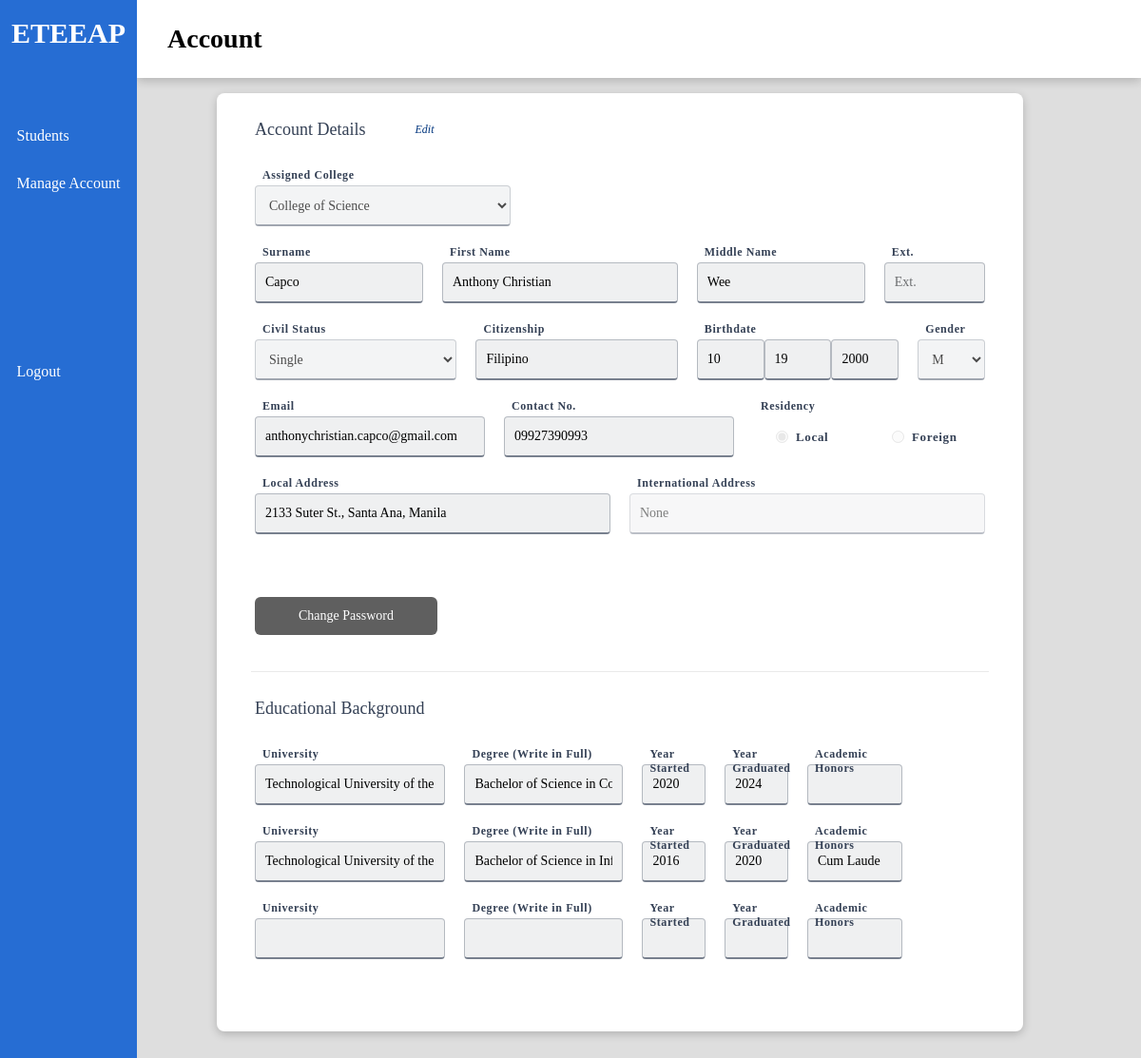
The page /index/account (signed in) on the database its author committed.
### models.py (models this page shows)
class User(db.Model):
    __tablename__ = "users"
    id = db.Column("id", db.Integer, primary_key=True)
    username = db.Column("username", db.String(64), unique=True, nullable=False)
    f_name = db.Column("f_name", db.String(64))
    m_name = db.Column("m_name", db.String(64))
    l_name = db.Column("l_name", db.String(64))
    ext_name = db.Column("ext_name", db.String(5))
    civil_status = db.Column("civil_status", db.Enum('Single', 'Married', 'Legally Separated', 'Widowed'))
    citizenship = db.Column("citizenship", db.String(20))
    birthyear = db.Column("birthyear", db.Integer)
    birthmonth = db.Column("birthmonth", db.Integer)
    birthday = db.Column("birthday", db.Integer)
    gender = db.Column("gender", db.Enum('M', 'F'))
    email = db.Column("email", db.String(64))
    contact_no = db.Column("contact_no", db.String(64))
    residency = db.Column("residency", db.Enum('local', 'foreign'), default='local')
    local_address = db.Column("local_address", db.String(100))
    foreign_address = db.Column("foreign_address", db.String(100))
    password = db.Column("password", db.String(64), nullable=False)
    user_type = db.Column(db.Enum('admin', 'instructor', 'student'), nullable=False)
    ft_login = db.Column("ft_login", db.Boolean, default=True)
    reset_password = db.Column("reset_password", db.Boolean, default=False)

### views.py (the view)
@views.route('/account', methods=['GET', 'POST'])
def account():
    views = user_views[g.user]
    data = db.get_account_details(session.get('id'))
    account_form = UserAccountForm(data=data)
    pass_form = ChangePasswordForm()
    if session.get('user') == 'instructor':
        educational_backgrounds = db.get_educational_background(session.get('id'))
        for e in educational_backgrounds:
            e_form = EducationalBackgroundForm()
            e_form.id.data = e['id']
            e_form.school.data = e['school']
            e_form.degree.data = e['degree']
            e_form.start_year.data = e['start_year']
            e_form.end_year.data = e['end_year']
            e_form.academic_honors.data = e['academic_honors']
            account_form.educational_backgrounds.append_entry(e_form.data)
    user_type = session.get('user')
    return render_template('account.html', page="Account", account_form=account_form, pass_form=pass_form, data=data, user_type=user_type, views=views)

### forms.py
class EducationalBackgroundForm(FlaskForm):
    id = HiddenField()
    school = StringField('University')
    degree = StringField('Degree (Write in Full)')
    start_year = IntegerField('Year Started')
    end_year = IntegerField('Year Graduated')
    academic_honors = StringField('Academic Honors')
    submit = SubmitField("Add")
    update = SubmitField("Update")

### db_functions.py (called while the page is built)
def get_account_details(user_id):
    user = User.query.filter_by(id=user_id).first().__dict__
    if user['user_type'] == 'student':
        student = Student.query.filter_by(user=user_id).first().__dict__
        user['tup_id'] = student['tup_id']
    if user['user_type'] == 'instructor':
        instructor = Instructor.query.filter_by(user=user_id).first().__dict__
        college = College.query.filter_by(id=instructor['college']).first().abbr
        user['college'] = college
        user['educational_background'] = get_educational_background(user_id)
    return user

def get_educational_background(uid):
    instructor = Instructor.query.filter_by(user=uid).first()
    educational_backgrounds = EducationalBackground.query.filter_by(instructor=instructor.user).all()
    response = []
    for e in educational_backgrounds:
        response.append(e.__dict__)
    return response

### views.py (called while the page is built)
@views.before_request
def verify_permissions():
    g.user = None
    if 'user' in session:
        g.user = session['user']
    else:
        return redirect('/login')

### templates/account.html (shortened to what this page needs)
{% extends "index.html" %}
{% block content %}
<div class="main-row">
    <div class="card full">
        <br>
        <form action="/index/account/change_account_details" method="post">
            <div class="form-row">
                <div class="section-header">
                    <p>Account Details <a>Edit</a> </p>
                </div>
            </div><br>
            {% if user_type == 'student' %}
            <div class="form-row">
                <div class="field width-35">
                    {{ account_form.tup_id.label() }}
                    {{ account_form.tup_id(class="toggle text", value=data.tup_id, placeholder="TUP Student ID", readonly=True) }}
                </div>
            </div>
            {% elif user_type == 'instructor' %}
            <div class="form-row">
                <div class="field width-35">
                    {{ account_form.college.label() }}
                    {{ account_form.college(class="toggle text", readonly=True) }}
                </div>
            </div>
            {% endif %}
            <div class="form-row">
                <div class="field width-25">
                    {{ account_form.l_name.label() }}
                    {{ account_form.l_name(class="toggle text", value=data.l_name, placeholder="Last Name", readonly=True) }}
                </div>
                <div class="field width-35">
                    {{ account_form.f_name.label() }}
                    {{ account_form.f_name(class="toggle text", value=data.f_name, placeholder="First Name", readonly=True) }}
                </div>
                <div class="field width-25">
                    {{ account_form.m_name.label() }}
                    {{ account_form.m_name(class="toggle text", value=data.m_name, placeholder="Middle Name", readonly=True) }}
                </div>
                <div class="field width-15">
                    {{ account_form.ext_name.label() }}
                    {{ account_form.ext_name(class="toggle text", value=data.ext_name, placeholder="Ext.", readonly=True) }}
                </div>
            </div>
            <div class="form-row">
                <div class="field width-30">
                    {{ account_form.civil_status.label() }}
                    {{ account_form.civil_status(class="toggle text", value=data.civil_status, placeholder="Civil Status", readonly=True) }}
                </div>
                <div class="field width-30">
                    {{ account_form.citizenship.label() }}
                    {{ account_form.citizenship(class="toggle text", value=data.citizenship, placeholder="Citizenship", readonly=True) }}
                </div>
                <div class="field width-30">
                    <label>Birthdate</label>
                    {{ account_form.birthmonth(class="toggle text", value=data.birthmonth, placeholder="MM", readonly=True) }}
                    {{ account_form.birthday(class="toggle text", value=data.birthday, placeholder="DD", readonly=True) }}
                    {{ account_form.birthyear(class="toggle text", value=data.birthyear, placeholder="YY", readonly=True) }}
                </div>
                <div class="field width-10">
                    {{ account_form.gender.label() }}
                    {{ account_form.gender(class="toggle text", value=data.gender, placeholder="Gender", readonly=True) }}
                </div>
            </div>
            <div class="form-row">
                <div class="field width-35">
                    {{ account_form.email.label() }}
                    {{ account_form.email(class="toggle text", value=data.email, placeholder="Email", readonly=True) }}
                </div>
                <div class="field width-35">
                    {{ account_form.contact_no.label() }}
                    {{ account_form.contact_no(class="toggle text", value=data.contact_no, placeholder="Contact No.", readonly=True) }}
                </div>
                <div class="field width-30">
                    {{ account_form.residency.label() }}
                    {{ account_form.residency(class="toggle radio", value=data.residency, readonly=True) }}
                </div>
            </div>
            <div class="form-row">
                <div class="field width-50">
                    {{ account_form.local_address.label() }}
                    {{ account_form.local_address(class="toggle text", value=data.local_address, placeholder="Local Address", readonly=True) }}
                </div>
                <div class="field width-50">
                    {{ account_form.foreign_address.label() }}
                    {{ account_form.foreign_address(class="toggle text", value=data.foreign_address, placeholder="International Address", readonly=True) }}
                </div>
            </div><br>
            <div class="form-row">
                <div class="field width-25">
                    <button type="button" class="btn-grey" id="change-password-btn">Change Password</button>
                </div>
                <div class="field width-25">
                </div>
            </div>
            {% if user_type == 'instructor' %}
            <hr><br>
            <div class="form-row">
                <div class="section-header">
                    <p>Educational Background</p>
                </div>
            </div><br>
            <div id="educational-background-fields">
                {% for field in account_form.educational_backgrounds %}
                <div class="form-row">
                    <div class="field width-30">
                        {{ field.school.label() }}
                        {{ field.school(class="text toggle") }}
                    </div>
                    <div class="field width-25">
                        {{ field.degree.label() }}
                        {{ field.degree(class="text toggle") }}
                    </div>
                    <div class="field width-10">
                        {{ field.start_year.label() }}
                        {{ field.start_year(class="text toggle") }}
                    </div>
                    <div class="field width-10">
                        {{ field.end_year.label() }}
                        {{ field.end_year(class="text toggle") }}
                    </div>
                    <div class="field width-15">
                        {{ field.academic_honors.label() }}
                        {{ field.academic_honors(class="text toggle") }}
                    </div>
                    <div class="field width-10">
                    </div>
                </div>
                {% endfor %}
                <div class="form-row">
                    <div class="field width-30">
                        {{ account_form.new_educational_background.school.label() }}
                        {{ account_form.new_educational_background.school(class="text toggle") }}
                    </div>
                    <div class="field width-25">
                        {{ account_form.new_educational_background.degree.label() }}
                        {{ account_form.new_educational_background.degree(class="text toggle") }}
                    </div>
                    <div class="field width-10">
                        {{ account_form.new_educational_background.start_year.label() }}
                        {{ account_form.new_educational_background.start_year(class="text toggle") }}
                    </div>
                    <div class="field width-10">
                        {{ account_form.new_educational_background.end_year.label() }}
                        {{ account_form.new_educational_background.end_year(class="text toggle") }}
                    </div>
                    <div class="field width-15">
                        {{ account_form.new_educational_background.academic_honors.label() }}
                        {{ account_form.new_educational_background.academic_honors(class="text toggle") }}
                    </div>
                    <div class="field width-10">
                    </div>
                </div>
            </div>
            {% endif %}
            <div class="form-row">
            </div>
        </form><br>
    </div>
</div>
{% endblock %}

### static/styles/index.css (style rules this page uses)
* { margin: 0; padding: 0; font-family: quicksand; }
body { background-color: #dedede; }
a { margin: 0; padding: 0; text-decoration: none; color: white; }
p { margin-left: 52px; }
hr { margin: 0 36px; border: none; border-bottom: 1px solid rgba(170, 170, 170, 0.25); }
input, textarea { margin-left: 52px; }
select, input[type="number"] { width: 200px; line-height: 22px; font-size: 16px; padding: 6px; border: 1px solid rgba(47, 47, 47, 0.6); }
select option { margin-bottom: 4px; }
label { margin-left: 52px; margin-bottom: 8px; }
.btn-grey { background-color: rgba(55, 55, 55, 0.8); }

### rows shown on the page
User: l_name "Capco", f_name "Anthony Christian", m_name "Wee", civil_status "Single", citizenship "Filipino", birthmonth "10", birthday "19", birthyear "2000", gender "M", email "anthonychristian.capco@gmail.com", contact_no "09927390993", residency "☑ Local ☐ Foreign", local_address "2133 Suter St., Santa Ana, Manila", foreign_address "None"

### other values the page prints
{{ view.name }} "Students" "Manage Account"
{{ page }} "Account"
{{ account_form.college.label() }} "Assigned College"
{{ account_form.l_name.label() }} "Surname"
{{ account_form.f_name.label() }} "First Name"
{{ account_form.m_name.label() }} "Middle Name"
{{ account_form.ext_name.label() }} "Ext."
{{ account_form.civil_status.label() }} "Civil Status"
{{ account_form.citizenship.label() }} "Citizenship"
{{ account_form.gender.label() }} "Gender"
{{ account_form.email.label() }} "Email"
{{ account_form.contact_no.label() }} "Contact No."
{{ account_form.residency.label() }} "Residency"
{{ account_form.local_address.label() }} "Local Address"
{{ account_form.foreign_address.label() }} "International Address"
